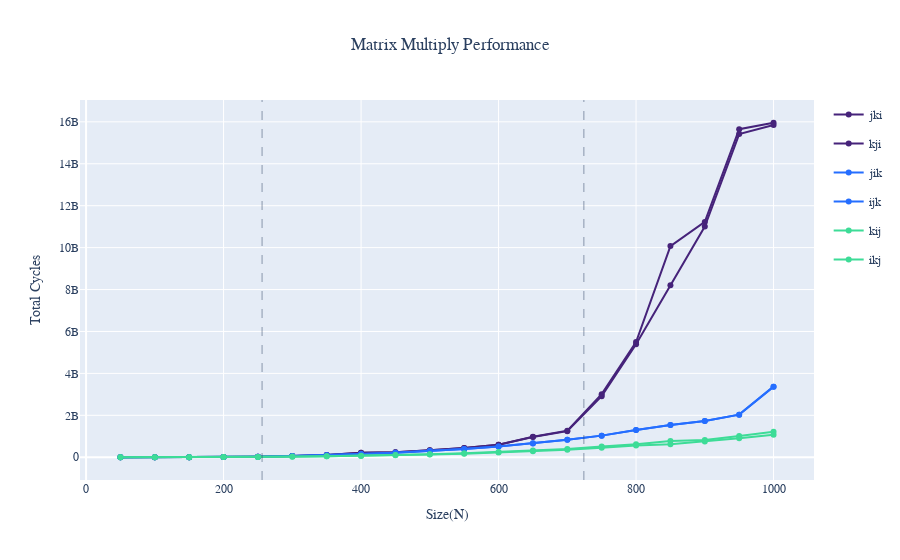

Notebook code cell kept with this figure:
### Code cell
import plotly.express as px
import plotly.graph_objects as go

# column groupings
cols = {
    # inner loop: column-wise access of A & C
    "AC": { "names": ["jki", "kji"], "color": "#46237a"}, 
    
    # inner loop: row-wise access of A, column-wise access of B
    "AB": { "names": ["jik", "ijk"], "color": "#256eff"}, 

    # inner loop: row-wise access of B & C
    "BC": { "names": ["kij", "ikj"], "color": "#3ddc97"}, 
}


def fig_args(cols, class_):
    ys = cols[class_]["names"]
    color = cols[class_]["color"]
    colors = {y:color for y in ys}
    return {
        "x": "N",
        "y": ys,
        "markers": True,
        "color_discrete_map":colors,
    }

results_df = df.to_pandas()
figAC = px.line(results_df, **fig_args(cols, "AC"))
figAB = px.line(results_df, **fig_args(cols, "AB"))
figBC = px.line(results_df, **fig_args(cols, "BC"))

layout = {
    "font": {"family": "Courier New"},
    "title_text": "Matrix Multiply Performance",
    "title_x": 0.5,
    "xaxis_title":"Size(N)",
    "yaxis_title":"Total Cycles",
    "height": 700,
}

fig = go.Figure(layout=layout,data=figAC.data + figAB.data + figBC.data)
fig.add_vline(x=l2_cutoff, line_width=0.5, line_dash="dash")
fig.add_vline(x=l3_cutoff, line_width=0.5, line_dash="dash")
# fig.update_yaxes(type="log")
fig.show()

### Figure 1 — Plotly figure (JSON) as saved in the notebook; plotly's stock layout.template omitted (floating-point values rounded to 4 significant figures)
{"data": [{"hovertemplate": "variable=jki<br>N=%{x}<br>value=%{y}<extra></extra>", "legendgroup": "jki", "line": {"color": "#46237a", "dash": "solid"}, "marker": {"symbol": "circle"}, "mode": "lines+markers", "name": "jki", "orientation": "v", "showlegend": true, "type": "scatter", "x": [50, 100, 150, 200, 250, 300, 350, 400, 450, 500, 550, 600, 650, 700, 750, 800, 850, 900, 950, 1000], "xaxis": "x", "y": [154754, 1351384, 5474966, 13841778, 28263062, 61132920, 112184072, 209115950, 242030116, 335806434, 446907006, 600894422, 974395662, 1267458862, 3009915454, 5492524276, 10072968572, 11225391360, 15647547820, 15956110260], "yaxis": "y"}, {"hovertemplate": "variable=kji<br>N=%{x}<br>value=%{y}<extra></extra>", "legendgroup": "kji", "line": {"color": "#46237a", "dash": "solid"}, "marker": {"symbol": "circle"}, "mode": "lines+markers", "name": "kji", "orientation": "v", "showlegend": true, "type": "scatter", "x": [50, 100, 150, 200, 250, 300, 350, 400, 450, 500, 550, 600, 650, 700, 750, 800, 850, 900, 950, 1000], "xaxis": "x", "y": [154708, 1335604, 5426906, 13841780, 28262020, 61132920, 112184072, 209115952, 242030116, 335806436, 446907008, 600894422, 961430350, 1244201124, 2911171940, 5391181288, 8203242254, 11003976642, 15415745256, 15846825686], "yaxis": "y"}, {"hovertemplate": "variable=jik<br>N=%{x}<br>value=%{y}<extra></extra>", "legendgroup": "jik", "line": {"color": "#256eff", "dash": "solid"}, "marker": {"symbol": "circle"}, "mode": "lines+markers", "name": "jik", "orientation": "v", "showlegend": true, "type": "scatter", "x": [50, 100, 150, 200, 250, 300, 350, 400, 450, 500, 550, 600, 650, 700, 750, 800, 850, 900, 950, 1000], "xaxis": "x", "y": [154708, 1335604, 5426908, 13841778, 28262018, 61132920, 97953406, 150888790, 213287836, 295399160, 394922682, 517669586, 664085998, 832872712, 1031486048, 1302529214, 1535027896, 1728604296, 2032249724, 3368324556], "yaxis": "y"}, {"hovertemplate": "variable=ijk<br>N=%{x}<br>value=%{y}<extra></extra>", "legendgroup": "ijk", "line": {"color": "#256eff", "dash": "solid"}, "marker": {"symbol": "circle"}, "mode": "lines+markers", "name": "ijk", "orientation": "v", "showlegend": true, "type": "scatter", "x": [50, 100, 150, 200, 250, 300, 350, 400, 450, 500, 550, 600, 650, 700, 750, 800, 850, 900, 950, 1000], "xaxis": "x", "y": [154710, 1335606, 5426908, 13841780, 28262018, 61132918, 97953404, 150888790, 213287834, 293679488, 392890322, 517669588, 658955150, 832872710, 1031486048, 1302529212, 1535027896, 1728604298, 2032249722, 3368324554], "yaxis": "y"}, {"hovertemplate": "variable=kij<br>N=%{x}<br>value=%{y}<extra></extra>", "legendgroup": "kij", "line": {"color": "#3ddc97", "dash": "solid"}, "marker": {"symbol": "circle"}, "mode": "lines+markers", "name": "kij", "orientation": "v", "showlegend": true, "type": "scatter", "x": [50, 100, 150, 200, 250, 300, 350, 400, 450, 500, 550, 600, 650, 700, 750, 800, 850, 900, 950, 1000], "xaxis": "x", "y": [152218, 1074146, 3619096, 8884384, 17504286, 30106248, 46386888, 71828360, 102554792, 140629378, 189986920, 251448276, 318134592, 399256856, 511712118, 617190936, 774781592, 823260566, 1010403226, 1211836932], "yaxis": "y"}, {"hovertemplate": "variable=ikj<br>N=%{x}<br>value=%{y}<extra></extra>", "legendgroup": "ikj", "line": {"color": "#3ddc97", "dash": "solid"}, "marker": {"symbol": "circle"}, "mode": "lines+markers", "name": "ikj", "orientation": "v", "showlegend": true, "type": "scatter", "x": [50, 100, 150, 200, 250, 300, 350, 400, 450, 500, 550, 600, 650, 700, 750, 800, 850, 900, 950, 1000], "xaxis": "x", "y": [118162, 1047474, 3530962, 8412374, 16470418, 28428320, 44921640, 65494850, 93747446, 129279554, 171132980, 224782782, 286233788, 360802400, 451693382, 558696986, 617300410, 747351756, 903203648, 1076528258], "yaxis": "y"}], "layout": {"autosize": true, "font": {"family": "Courier New"}, "shapes": [{"line": {"dash": "dash", "width": 0.5}, "type": "line", "x0": 256, "x1": 256, "xref": "x", "y0": 0, "y1": 1, "yref": "y domain"}, {"line": {"dash": "dash", "width": 0.5}, "type": "line", "x0": 724.1, "x1": 724.1, "xref": "x", "y0": 0, "y1": 1, "yref": "y domain"}], "title": {"text": "Matrix Multiply Performance", "x": 0.5}, "xaxis": {"autorange": true, "range": [-7.509, 1058.0], "title": {"text": "Size(N)"}, "type": "linear"}, "yaxis": {"autorange": true, "range": [-1317000000.0, 17270000000.0], "title": {"text": "Total Cycles"}, "type": "linear"}}}
